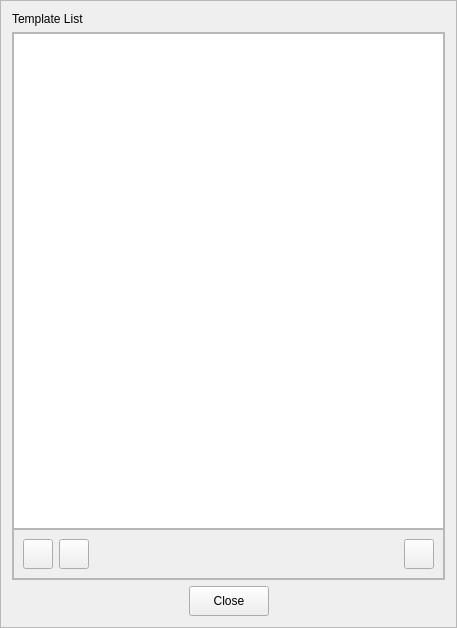
<?xml version="1.0" encoding="UTF-8"?>
<ui version="4.0">
 <class>TemplateTimeLineControlPolicyListDialogFrame</class>
 <widget class="QFrame" name="TemplateTimeLineControlPolicyListDialogFrame">
  <property name="geometry">
   <rect>
    <x>0</x>
    <y>0</y>
    <width>457</width>
    <height>628</height>
   </rect>
  </property>
  <property name="windowTitle">
   <string>Frame</string>
  </property>
  <property name="frameShape">
   <enum>QFrame::StyledPanel</enum>
  </property>
  <property name="frameShadow">
   <enum>QFrame::Raised</enum>
  </property>
  <layout class="QVBoxLayout" name="verticalLayout">
   <item>
    <widget class="QLabel" name="label">
     <property name="text">
      <string>Template List</string>
     </property>
    </widget>
   </item>
   <item>
    <widget class="QFrame" name="frame">
     <property name="sizePolicy">
      <sizepolicy hsizetype="Preferred" vsizetype="Expanding">
       <horstretch>0</horstretch>
       <verstretch>0</verstretch>
      </sizepolicy>
     </property>
     <property name="frameShape">
      <enum>QFrame::StyledPanel</enum>
     </property>
     <property name="frameShadow">
      <enum>QFrame::Raised</enum>
     </property>
     <layout class="QVBoxLayout" name="verticalLayout_2">
      <property name="spacing">
       <number>0</number>
      </property>
      <property name="leftMargin">
       <number>0</number>
      </property>
      <property name="topMargin">
       <number>0</number>
      </property>
      <property name="rightMargin">
       <number>0</number>
      </property>
      <property name="bottomMargin">
       <number>0</number>
      </property>
      <item>
       <widget class="QTableView" name="tableItemCollection"/>
      </item>
      <item>
       <widget class="QFrame" name="frame_2">
        <property name="frameShape">
         <enum>QFrame::StyledPanel</enum>
        </property>
        <property name="frameShadow">
         <enum>QFrame::Raised</enum>
        </property>
        <layout class="QHBoxLayout" name="horizontalLayout_2">
         <item>
          <widget class="QPushButton" name="buttonAdd">
           <property name="minimumSize">
            <size>
             <width>30</width>
             <height>30</height>
            </size>
           </property>
           <property name="maximumSize">
            <size>
             <width>30</width>
             <height>30</height>
            </size>
           </property>
           <property name="text">
            <string/>
           </property>
          </widget>
         </item>
         <item>
          <widget class="QPushButton" name="buttonEdit">
           <property name="minimumSize">
            <size>
             <width>30</width>
             <height>30</height>
            </size>
           </property>
           <property name="maximumSize">
            <size>
             <width>30</width>
             <height>30</height>
            </size>
           </property>
           <property name="text">
            <string/>
           </property>
          </widget>
         </item>
         <item>
          <spacer name="horizontalSpacer_3">
           <property name="orientation">
            <enum>Qt::Horizontal</enum>
           </property>
           <property name="sizeHint" stdset="0">
            <size>
             <width>569</width>
             <height>20</height>
            </size>
           </property>
          </spacer>
         </item>
         <item>
          <widget class="QPushButton" name="buttonRemove">
           <property name="minimumSize">
            <size>
             <width>30</width>
             <height>30</height>
            </size>
           </property>
           <property name="maximumSize">
            <size>
             <width>30</width>
             <height>30</height>
            </size>
           </property>
           <property name="text">
            <string/>
           </property>
          </widget>
         </item>
        </layout>
       </widget>
      </item>
     </layout>
    </widget>
   </item>
   <item>
    <layout class="QHBoxLayout" name="horizontalLayout">
     <item>
      <spacer name="horizontalSpacer">
       <property name="orientation">
        <enum>Qt::Horizontal</enum>
       </property>
       <property name="sizeHint" stdset="0">
        <size>
         <width>40</width>
         <height>20</height>
        </size>
       </property>
      </spacer>
     </item>
     <item>
      <widget class="QPushButton" name="buttonDialogBottomClose">
       <property name="minimumSize">
        <size>
         <width>80</width>
         <height>30</height>
        </size>
       </property>
       <property name="text">
        <string>Close</string>
       </property>
      </widget>
     </item>
     <item>
      <spacer name="horizontalSpacer_2">
       <property name="orientation">
        <enum>Qt::Horizontal</enum>
       </property>
       <property name="sizeHint" stdset="0">
        <size>
         <width>40</width>
         <height>20</height>
        </size>
       </property>
      </spacer>
     </item>
    </layout>
   </item>
  </layout>
 </widget>
 <resources/>
 <connections/>
</ui>
